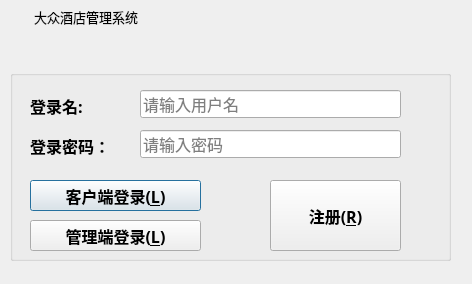
<?xml version="1.0" encoding="UTF-8"?>
<ui version="4.0">
 <class>LoginDialog</class>
 <widget class="QDialog" name="LoginDialog">
  <property name="geometry">
   <rect>
    <x>0</x>
    <y>0</y>
    <width>472</width>
    <height>284</height>
   </rect>
  </property>
  <property name="windowTitle">
   <string>Dialog</string>
  </property>
  <widget class="QWidget" name="widget_title" native="true">
   <property name="geometry">
    <rect>
     <x>0</x>
     <y>0</y>
     <width>451</width>
     <height>33</height>
    </rect>
   </property>
   <property name="sizePolicy">
    <sizepolicy hsizetype="Preferred" vsizetype="Maximum">
     <horstretch>0</horstretch>
     <verstretch>0</verstretch>
    </sizepolicy>
   </property>
   <property name="minimumSize">
    <size>
     <width>100</width>
     <height>33</height>
    </size>
   </property>
   <property name="mouseTracking">
    <bool>false</bool>
   </property>
   <layout class="QHBoxLayout" name="horizontalLayout_2" stretch="0,0,0">
    <property name="spacing">
     <number>4</number>
    </property>
    <property name="sizeConstraint">
     <enum>QLayout::SetNoConstraint</enum>
    </property>
    <property name="margin" stdset="0">
     <number>0</number>
    </property>
    <item>
     <widget class="QLabel" name="lab_Ico">
      <property name="sizePolicy">
       <sizepolicy hsizetype="Minimum" vsizetype="Preferred">
        <horstretch>0</horstretch>
        <verstretch>0</verstretch>
       </sizepolicy>
      </property>
      <property name="minimumSize">
       <size>
        <width>30</width>
        <height>0</height>
       </size>
      </property>
      <property name="text">
       <string/>
      </property>
      <property name="alignment">
       <set>Qt::AlignCenter</set>
      </property>
     </widget>
    </item>
    <item>
     <widget class="QLabel" name="lab_Title">
      <property name="sizePolicy">
       <sizepolicy hsizetype="Expanding" vsizetype="Preferred">
        <horstretch>0</horstretch>
        <verstretch>0</verstretch>
       </sizepolicy>
      </property>
      <property name="font">
       <font>
        <family>微软雅黑</family>
        <pointsize>10</pointsize>
        <italic>false</italic>
        <bold>false</bold>
       </font>
      </property>
      <property name="styleSheet">
       <string notr="true">font: 10pt &quot;微软雅黑&quot;;</string>
      </property>
      <property name="text">
       <string>大众酒店管理系统</string>
      </property>
      <property name="alignment">
       <set>Qt::AlignLeading|Qt::AlignLeft|Qt::AlignVCenter</set>
      </property>
     </widget>
    </item>
    <item>
     <widget class="QWidget" name="widget_menu" native="true">
      <property name="sizePolicy">
       <sizepolicy hsizetype="Minimum" vsizetype="Preferred">
        <horstretch>0</horstretch>
        <verstretch>0</verstretch>
       </sizepolicy>
      </property>
      <layout class="QHBoxLayout" name="horizontalLayout">
       <property name="spacing">
        <number>0</number>
       </property>
       <property name="margin" stdset="0">
        <number>0</number>
       </property>
       <item>
        <widget class="QPushButton" name="btnMenu">
         <property name="sizePolicy">
          <sizepolicy hsizetype="Minimum" vsizetype="Expanding">
           <horstretch>0</horstretch>
           <verstretch>0</verstretch>
          </sizepolicy>
         </property>
         <property name="minimumSize">
          <size>
           <width>31</width>
           <height>0</height>
          </size>
         </property>
         <property name="cursor">
          <cursorShape>ArrowCursor</cursorShape>
         </property>
         <property name="focusPolicy">
          <enum>Qt::NoFocus</enum>
         </property>
         <property name="toolTip">
          <string>菜单</string>
         </property>
         <property name="text">
          <string/>
         </property>
         <property name="flat">
          <bool>true</bool>
         </property>
        </widget>
       </item>
       <item>
        <widget class="QPushButton" name="btnMenu_Min">
         <property name="sizePolicy">
          <sizepolicy hsizetype="Minimum" vsizetype="Expanding">
           <horstretch>0</horstretch>
           <verstretch>0</verstretch>
          </sizepolicy>
         </property>
         <property name="minimumSize">
          <size>
           <width>31</width>
           <height>0</height>
          </size>
         </property>
         <property name="cursor">
          <cursorShape>ArrowCursor</cursorShape>
         </property>
         <property name="focusPolicy">
          <enum>Qt::NoFocus</enum>
         </property>
         <property name="toolTip">
          <string>最小化</string>
         </property>
         <property name="text">
          <string/>
         </property>
         <property name="flat">
          <bool>true</bool>
         </property>
        </widget>
       </item>
       <item>
        <widget class="QPushButton" name="btnMenu_Close">
         <property name="sizePolicy">
          <sizepolicy hsizetype="Minimum" vsizetype="Expanding">
           <horstretch>0</horstretch>
           <verstretch>0</verstretch>
          </sizepolicy>
         </property>
         <property name="minimumSize">
          <size>
           <width>40</width>
           <height>0</height>
          </size>
         </property>
         <property name="cursor">
          <cursorShape>ArrowCursor</cursorShape>
         </property>
         <property name="focusPolicy">
          <enum>Qt::NoFocus</enum>
         </property>
         <property name="toolTip">
          <string>关闭</string>
         </property>
         <property name="text">
          <string/>
         </property>
         <property name="flat">
          <bool>true</bool>
         </property>
        </widget>
       </item>
      </layout>
     </widget>
    </item>
   </layout>
  </widget>
  <widget class="QGroupBox" name="groupBox">
   <property name="geometry">
    <rect>
     <x>10</x>
     <y>70</y>
     <width>441</width>
     <height>191</height>
    </rect>
   </property>
   <property name="title">
    <string/>
   </property>
   <widget class="QLabel" name="labUserName">
    <property name="geometry">
     <rect>
      <x>20</x>
      <y>20</y>
      <width>81</width>
      <height>31</height>
     </rect>
    </property>
    <property name="font">
     <font>
      <family>楷体</family>
      <pointsize>12</pointsize>
      <bold>true</bold>
     </font>
    </property>
    <property name="text">
     <string>登录名:</string>
    </property>
   </widget>
   <widget class="QLabel" name="labUserPwd">
    <property name="geometry">
     <rect>
      <x>20</x>
      <y>60</y>
      <width>101</width>
      <height>31</height>
     </rect>
    </property>
    <property name="font">
     <font>
      <family>楷体</family>
      <pointsize>12</pointsize>
      <bold>true</bold>
     </font>
    </property>
    <property name="text">
     <string>登录密码：</string>
    </property>
   </widget>
   <widget class="QLineEdit" name="txtUserPwd">
    <property name="geometry">
     <rect>
      <x>130</x>
      <y>60</y>
      <width>261</width>
      <height>28</height>
     </rect>
    </property>
    <property name="font">
     <font>
      <family>楷体</family>
      <pointsize>12</pointsize>
     </font>
    </property>
    <property name="toolTip">
     <string>请输入密码</string>
    </property>
    <property name="text">
     <string/>
    </property>
    <property name="echoMode">
     <enum>QLineEdit::Password</enum>
    </property>
    <property name="alignment">
     <set>Qt::AlignLeading|Qt::AlignLeft|Qt::AlignVCenter</set>
    </property>
    <property name="placeholderText">
     <string>请输入密码</string>
    </property>
   </widget>
   <widget class="QPushButton" name="btnLogin">
    <property name="geometry">
     <rect>
      <x>20</x>
      <y>110</y>
      <width>171</width>
      <height>31</height>
     </rect>
    </property>
    <property name="font">
     <font>
      <family>楷体</family>
      <pointsize>12</pointsize>
      <bold>true</bold>
     </font>
    </property>
    <property name="cursor">
     <cursorShape>ArrowCursor</cursorShape>
    </property>
    <property name="text">
     <string>客户端登录(&amp;L)</string>
    </property>
    <property name="icon">
     <iconset resource="../resource.qrc">
      <normaloff>:/images/update.png</normaloff>:/images/update.png</iconset>
    </property>
    <property name="iconSize">
     <size>
      <width>20</width>
      <height>20</height>
     </size>
    </property>
   </widget>
   <widget class="QPushButton" name="btnresgister">
    <property name="geometry">
     <rect>
      <x>260</x>
      <y>110</y>
      <width>131</width>
      <height>71</height>
     </rect>
    </property>
    <property name="font">
     <font>
      <family>楷体</family>
      <pointsize>12</pointsize>
      <bold>true</bold>
     </font>
    </property>
    <property name="cursor">
     <cursorShape>ArrowCursor</cursorShape>
    </property>
    <property name="toolTip">
     <string>&lt;html&gt;&lt;head/&gt;&lt;body&gt;&lt;p&gt;&lt;br/&gt;&lt;/p&gt;&lt;/body&gt;&lt;/html&gt;</string>
    </property>
    <property name="whatsThis">
     <string>&lt;html&gt;&lt;head/&gt;&lt;body&gt;&lt;p&gt;&lt;br/&gt;&lt;/p&gt;&lt;/body&gt;&lt;/html&gt;</string>
    </property>
    <property name="text">
     <string>注册(&amp;R)</string>
    </property>
    <property name="icon">
     <iconset resource="../resource.qrc">
      <normaloff>:/images/info.png</normaloff>:/images/info.png</iconset>
    </property>
    <property name="iconSize">
     <size>
      <width>20</width>
      <height>20</height>
     </size>
    </property>
   </widget>
   <widget class="QLineEdit" name="txtUserName">
    <property name="geometry">
     <rect>
      <x>130</x>
      <y>20</y>
      <width>261</width>
      <height>28</height>
     </rect>
    </property>
    <property name="font">
     <font>
      <family>楷体</family>
      <pointsize>12</pointsize>
      <bold>false</bold>
     </font>
    </property>
    <property name="inputMask">
     <string/>
    </property>
    <property name="text">
     <string/>
    </property>
    <property name="placeholderText">
     <string>请输入用户名</string>
    </property>
   </widget>
   <widget class="QPushButton" name="btnLogin_2">
    <property name="geometry">
     <rect>
      <x>20</x>
      <y>150</y>
      <width>171</width>
      <height>31</height>
     </rect>
    </property>
    <property name="font">
     <font>
      <family>楷体</family>
      <pointsize>12</pointsize>
      <bold>true</bold>
     </font>
    </property>
    <property name="cursor">
     <cursorShape>ArrowCursor</cursorShape>
    </property>
    <property name="text">
     <string>管理端登录(&amp;L)</string>
    </property>
    <property name="icon">
     <iconset resource="../resource.qrc">
      <normaloff>:/images/update.png</normaloff>:/images/update.png</iconset>
    </property>
    <property name="iconSize">
     <size>
      <width>20</width>
      <height>20</height>
     </size>
    </property>
   </widget>
  </widget>
 </widget>
 <resources>
  <include location="../resource.qrc"/>
 </resources>
 <connections/>
</ui>
